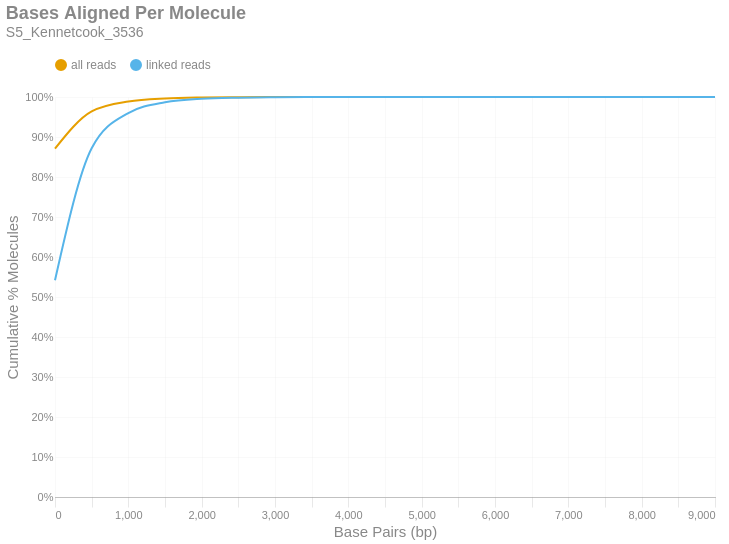

The cell this chart's notebook holds for it:
### Markdown cell above
### Bases Aligned Per Molecule
This is a cumulative frequency distribution showing the number of base pairs aligned per unique molecule. These data are shown in 500 bp bins. There are two distributions: one with `all reads` (yellow) and another with only `linked reads` (blue). The percent of molecules in the `linked reads` distribution is relative to the total number of linked molecules.

### Code cell
if SKIPLR:
    print_html(f"Skipped")
else:
    binned_df = consolidated_hist(valids['aligned_bp'], mask, 500, True)
    with SafeRender(binned_df):
        (
            density_plot(binned_df, 'Bases Aligned Per Molecule', samplename, 'basesper')
            .encode(
                x=alt.X('bin:Q', title="Base Pairs (bp)").axis(tickMinStep=500).scale(padding=0),
                y=alt.Y('value:Q', title='Cumulative % Molecules')
                    .axis(format='%')
                    .scale(domain = [0,1])
                    .stack(False),
                color=alt.Color("key:N").scale(domain = ["all reads", "linked reads"]),
                tooltip = [
                    alt.Tooltip("key:N", title = "Data Type"),
                    alt.Tooltip("range_label:N", title="Bases Aligned Per Molecule"),
                    alt.Tooltip("value:Q", format = ".2%", title="% Molecules (Cum.)")
                ]
            )
        ).display()

### Figure 1 — Vega-Lite specification as saved in the notebook (floating-point values rounded to 4 significant figures)
{"width": "container", "height": 400, "config": {"title": {"anchor": "start", "dy": -15, "fontSize": 18, "color": "#888888", "subtitleColor": "#888888", "subtitleFontSize": 14}, "arc": {"fill": "#0072B2"}, "axis": {"domainColor": "#888888", "domainWidth": 0.5, "gridWidth": 0.2, "grid": false, "titleFontWeight": 400, "titleFontSize": 15, "labelFontSize": 11, "labelColor": "#888888", "tickColor": "#888888", "tickWidth": 0.2, "titleColor": "#888888"}, "axisBand": {"grid": false}, "axisX": {"grid": true, "tickSize": 10, "domainCap": "round"}, "axisY": {"domain": false, "grid": true, "tickSize": 0, "domainCap": "round"}, "background": "transparent", "header": {"labelFontSize": 15, "labelColor": "#888888", "titleFontSize": 15, "titleFontWeight": 600, "titleColor": "#888888"}, "legend": {"labelFont": "sans-serif", "labelFontSize": 12, "labelColor": "#888888", "symbolSize": 100, "symbolType": "circle", "titleFontSize": 12, "titlePadding": 10, "titleColor": "#888888", "title": null, "orient": "top"}, "range": {"category": ["#E69F00", "#56B4E9", "#009E73", "#F0E442", "#0072B2", "#D55E00", "#CC79A7", "#000000"], "diverging": ["#cfe8f3", "#a2d4ec", "#73bfe2", "#46abdb", "#1696d2", "#12719e"]}, "area": {"fill": "#0072B2", "fillOpacity": 0.7, "line": true, "strokeOpacity": 0.7}, "line": {"color": "#0072B2", "stroke": "#0072B2", "strokeWidth": 2}, "trail": {"color": "#0072B2", "stroke": "#0072B2", "strokeWidth": 0, "size": 1}, "point": {"filled": true, "fillOpacity": 1.0, "size": 95}, "text": {"color": "#888888", "fontSize": 11, "align": "right", "fontWeight": 400, "size": 11}, "bar": {"fill": "#0072B2", "stroke": null}, "view": {"stroke": null, "continuousWidth": 660, "continuousHeight": 400}}, "data": {"name": "data-532fb9a4c090f931a3f5ca03380cb98b"}, "mark": {"type": "line", "interpolate": "monotone", "point": {"opacity": 0, "size": 275}}, "encoding": {"color": {"field": "key", "scale": {"domain": ["all reads", "linked reads"]}, "type": "nominal"}, "tooltip": [{"field": "key", "title": "Data Type", "type": "nominal"}, {"field": "range_label", "title": "Bases Aligned Per Molecule", "type": "nominal"}, {"field": "value", "format": ".2%", "title": "% Molecules (Cum.)", "type": "quantitative"}], "x": {"axis": {"tickMinStep": 500}, "field": "bin", "scale": {"padding": 0}, "title": "Base Pairs (bp)", "type": "quantitative"}, "y": {"axis": {"format": "%"}, "field": "value", "scale": {"domain": [0, 1]}, "stack": false, "title": "Cumulative % Molecules", "type": "quantitative"}}, "params": [{"name": "param_c36ac31b6afebe62", "select": {"type": "point", "fields": ["key"]}, "bind": "legend"}], "title": {"text": "Bases Aligned Per Molecule", "subtitle": "S5_Kennetcook_3536"}, "transform": [{"fold": ["all reads (cumsum)", "linked reads (cumsum)"]}, {"calculate": "replace(datum.key, ' (cumsum)', '')", "as": "key"}, {"filter": {"param": "param_c36ac31b6afebe62"}}], "usermeta": {"embedOptions": {"downloadFileName": "S5_Kennetcook_3536.basesper"}}, "$schema": "https://vega.github.io/schema/vega-lite/v6.1.0.json", "datasets": {"data-532fb9a4c090f931a3f5ca03380cb98b": [{"bin": "0.0", "interval": "0.0-500.0", "all reads": 0.871, "linked reads": 0.5418, "all reads (cumsum)": 0.871, "linked reads (cumsum)": 0.5418, "range_label": "0-499"}, {"bin": "500.0", "interval": "500.0-1000.0", "all reads": 0.09303, "linked reads": 0.3298, "all reads (cumsum)": 0.964, "linked reads (cumsum)": 0.8717, "range_label": "500-999"}, {"bin": "1000.0", "interval": "1000.0-1500.0", "all reads": 0.02471, "linked reads": 0.08817, "all reads (cumsum)": 0.9887, "linked reads (cumsum)": 0.9598, "range_label": "1000-1499"}, {"bin": "1500.0", "interval": "1500.0-2000.0", "all reads": 0.007609, "linked reads": 0.02716, "all reads (cumsum)": 0.9964, "linked reads (cumsum)": 0.987, "range_label": "1500-1999"}, {"bin": "2000.0", "interval": "2000.0-2500.0", "all reads": 0.002431, "linked reads": 0.008677, "all reads (cumsum)": 0.9988, "linked reads (cumsum)": 0.9957, "range_label": "2000-2499"}, {"bin": "2500.0", "interval": "2500.0-3000.0", "all reads": 0.0007532, "linked reads": 0.002688, "all reads (cumsum)": 0.9995, "linked reads (cumsum)": 0.9984, "range_label": "2500-2999"}, {"bin": "3000.0", "interval": "3000.0-3500.0", "all reads": 0.0002856, "linked reads": 0.001019, "all reads (cumsum)": 0.9998, "linked reads (cumsum)": 0.9994, "range_label": "3000-3499"}, {"bin": "3500.0", "interval": "3500.0-4000.0", "all reads": 0.0001017, "linked reads": 0.000363, "all reads (cumsum)": 0.9999, "linked reads (cumsum)": 0.9998, "range_label": "3500-3999"}, {"bin": "4000.0", "interval": "4000.0-4500.0", "all reads": 4.038e-05, "linked reads": 0.0001441, "all reads (cumsum)": 1.0, "linked reads (cumsum)": 0.9999, "range_label": "4000-4499"}, {"bin": "4500.0", "interval": "4500.0-5000.0", "all reads": 1.679e-05, "linked reads": 5.992e-05, "all reads (cumsum)": 1.0, "linked reads (cumsum)": 1.0, "range_label": "4500-4999"}, {"bin": "5000.0", "interval": "5000.0-5500.0", "all reads": 5.352e-06, "linked reads": 1.91e-05, "all reads (cumsum)": 1.0, "linked reads (cumsum)": 1.0, "range_label": "5000-5499"}, {"bin": "5500.0", "interval": "5500.0-6000.0", "all reads": 3.163e-06, "linked reads": 1.129e-05, "all reads (cumsum)": 1.0, "linked reads (cumsum)": 1.0, "range_label": "5500-5999"}, {"bin": "6000.0", "interval": "6000.0-6500.0", "all reads": 2.19e-06, "linked reads": 7.815e-06, "all reads (cumsum)": 1.0, "linked reads (cumsum)": 1.0, "range_label": "6000-6499"}, {"bin": "6500.0", "interval": "6500.0-7000.0", "all reads": 7.298e-07, "linked reads": 2.605e-06, "all reads (cumsum)": 1.0, "linked reads (cumsum)": 1.0, "range_label": "6500-6999"}, {"bin": "7000.0", "interval": "7000.0-7500.0", "all reads": 2.433e-07, "linked reads": 8.683e-07, "all reads (cumsum)": 1.0, "linked reads (cumsum)": 1.0, "range_label": "7000-7499"}, {"bin": "7500.0", "interval": "7500.0-8000.0", "all reads": 2.433e-07, "linked reads": 8.683e-07, "all reads (cumsum)": 1.0, "linked reads (cumsum)": 1.0, "range_label": "7500-7999"}, {"bin": "8000.0", "interval": "8000.0-8500.0", "all reads": 0.0, "linked reads": 0.0, "all reads (cumsum)": 1.0, "linked reads (cumsum)": 1.0, "range_label": "8000-8499"}, {"bin": "8500.0", "interval": "8500.0-9000.0", "all reads": 0.0, "linked reads": 0.0, "all reads (cumsum)": 1.0, "linked reads (cumsum)": 1.0, "range_label": "8500-8999"}, {"bin": "9000.0", "interval": "9000.0-9500.0", "all reads": 2.433e-07, "linked reads": 8.683e-07, "all reads (cumsum)": 1.0, "linked reads (cumsum)": 1.0, "range_label": "9000-9499"}]}}
